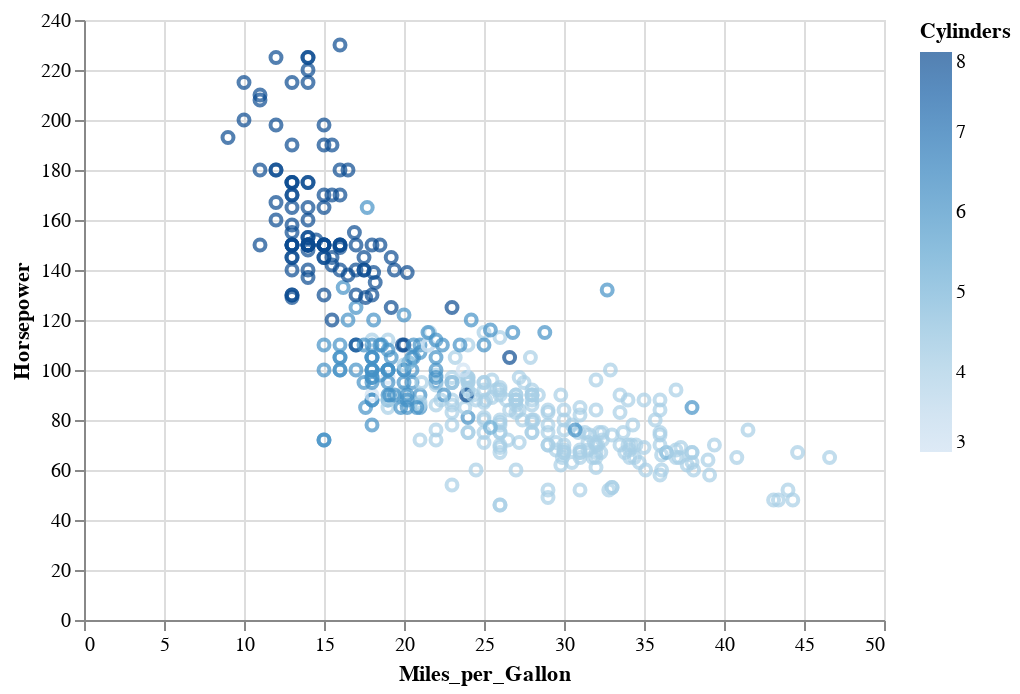

Notebook code for this chart:
### Markdown cell above
- `기통` 열은 정수인데, 이를 순서가 지정된 범주형 데이터로 해석할 수 있다.  
  이런 경우는 어떻게 처리될까?

### Code cell
alt.Chart(cars).mark_point().encode(
    x='Miles_per_Gallon',
    y='Horsepower',
    color='Cylinders'
)

### Figure 1 — Vega-Lite specification as saved in the notebook (floating-point values rounded to 4 significant figures; data arrays with more than 128 entries replaced by an {"elided": "..."} marker saying what was removed)
{"config": {"view": {"continuousWidth": 400, "continuousHeight": 300}}, "data": {"name": "data-f02450ab61490a1363517a0190416235"}, "mark": "point", "encoding": {"color": {"type": "quantitative", "field": "Cylinders"}, "x": {"type": "quantitative", "field": "Miles_per_Gallon"}, "y": {"type": "quantitative", "field": "Horsepower"}}, "$schema": "https://vega.github.io/schema/vega-lite/v4.8.1.json", "datasets": {"data-f02450ab61490a1363517a0190416235": {"elided": "406 records"}}}
